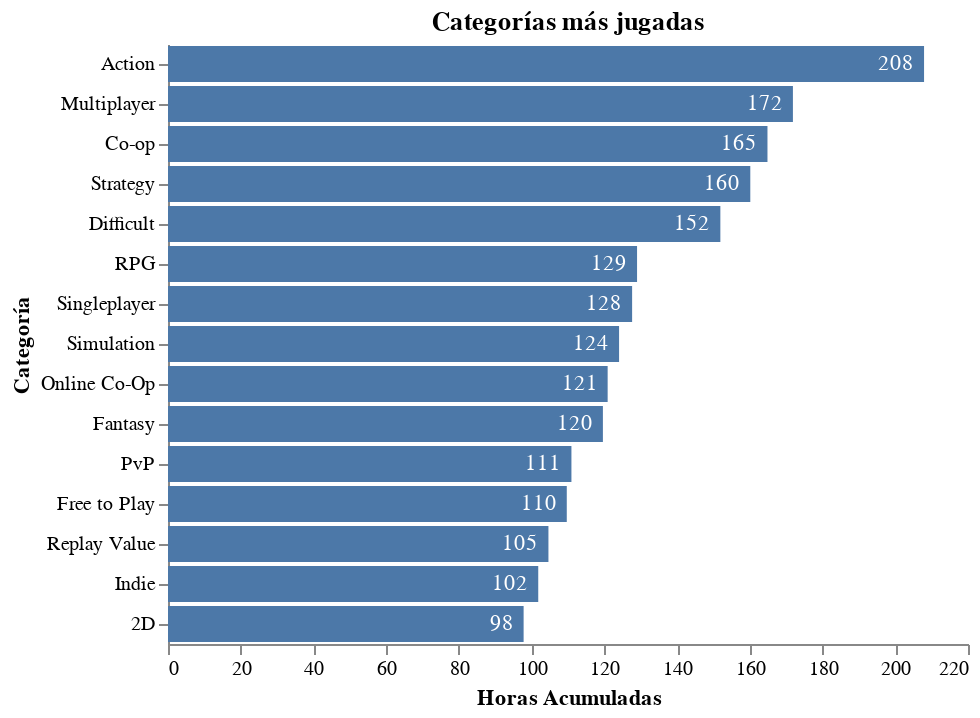

The cell this chart's notebook holds for it:
### Code cell
import holoviews as hv
# Quiero ver cuáles son las categorías en las que más horas tengo jugadas
# Para eso quiero hacer una lista ordenada de la suma total por categoría y quedarme con el top 20
# Después, voy a quedarme con los juegos que tienen esa categoría, para ver cómo se reparten esas horas

cumulative_tags = games_tags_df.groupby('tag')["Playtime"].sum().reset_index().sort_values(by=['Playtime'], ascending=False).head(15)
cumulative_chart = alt.Chart(cumulative_tags).encode(
    x = alt.X("Playtime:Q", title="Horas Acumuladas"),
    y = alt.Y("tag:N", sort='-x', title="Categoría"),
    text = alt.Text("Playtime:Q", format="d"),
    tooltip=alt.Tooltip("Playtime:Q", format=".2f")
).transform_window(
    rank="rank(Playtime)",
    sort=[alt.SortField("Playtime", order="descending")]
).transform_filter(
    (alt.datum.rank <= 15)
)

cumulative_chart = cumulative_chart.mark_bar() + cumulative_chart.mark_text(align="right", dx = -5, color="white")
cumulative_chart.configure_axis(
    grid=False
).configure_view(
    stroke=None
).properties(
    title="Categorías más jugadas"
)

### Figure 1 — Vega-Lite specification as saved in the notebook (floating-point values rounded to 4 significant figures)
{"config": {"view": {"continuousWidth": 400, "continuousHeight": 300, "stroke": null}, "axis": {"grid": false}}, "layer": [{"mark": "bar", "encoding": {"text": {"field": "Playtime", "format": "d", "type": "quantitative"}, "tooltip": {"field": "Playtime", "format": ".2f", "type": "quantitative"}, "x": {"field": "Playtime", "title": "Horas Acumuladas", "type": "quantitative"}, "y": {"field": "tag", "sort": "-x", "title": "Categoría", "type": "nominal"}}, "transform": [{"window": [{"op": "rank", "field": "Playtime", "as": "rank"}], "sort": [{"field": "Playtime", "order": "descending"}]}, {"filter": "(datum.rank <= 15)"}]}, {"mark": {"type": "text", "align": "right", "color": "white", "dx": -5}, "encoding": {"text": {"field": "Playtime", "format": "d", "type": "quantitative"}, "tooltip": {"field": "Playtime", "format": ".2f", "type": "quantitative"}, "x": {"field": "Playtime", "title": "Horas Acumuladas", "type": "quantitative"}, "y": {"field": "tag", "sort": "-x", "title": "Categoría", "type": "nominal"}}, "transform": [{"window": [{"op": "rank", "field": "Playtime", "as": "rank"}], "sort": [{"field": "Playtime", "order": "descending"}]}, {"filter": "(datum.rank <= 15)"}]}], "data": {"name": "data-9f85a10aef0e594c2e323c0de05b8eac"}, "title": "Categorías más jugadas", "$schema": "https://vega.github.io/schema/vega-lite/v4.17.0.json", "datasets": {"data-9f85a10aef0e594c2e323c0de05b8eac": [{"tag": "Action", "Playtime": 207.9}, {"tag": "Multiplayer", "Playtime": 171.9}, {"tag": "Co-op", "Playtime": 164.9}, {"tag": "Strategy", "Playtime": 160.1}, {"tag": "Difficult", "Playtime": 151.9}, {"tag": "RPG", "Playtime": 129.0}, {"tag": "Singleplayer", "Playtime": 127.6}, {"tag": "Simulation", "Playtime": 124.0}, {"tag": "Online Co-Op", "Playtime": 120.9}, {"tag": "Fantasy", "Playtime": 119.6}, {"tag": "PvP", "Playtime": 110.9}, {"tag": "Free to Play", "Playtime": 109.7}, {"tag": "Replay Value", "Playtime": 104.6}, {"tag": "Indie", "Playtime": 101.8}, {"tag": "2D", "Playtime": 97.79}]}}
